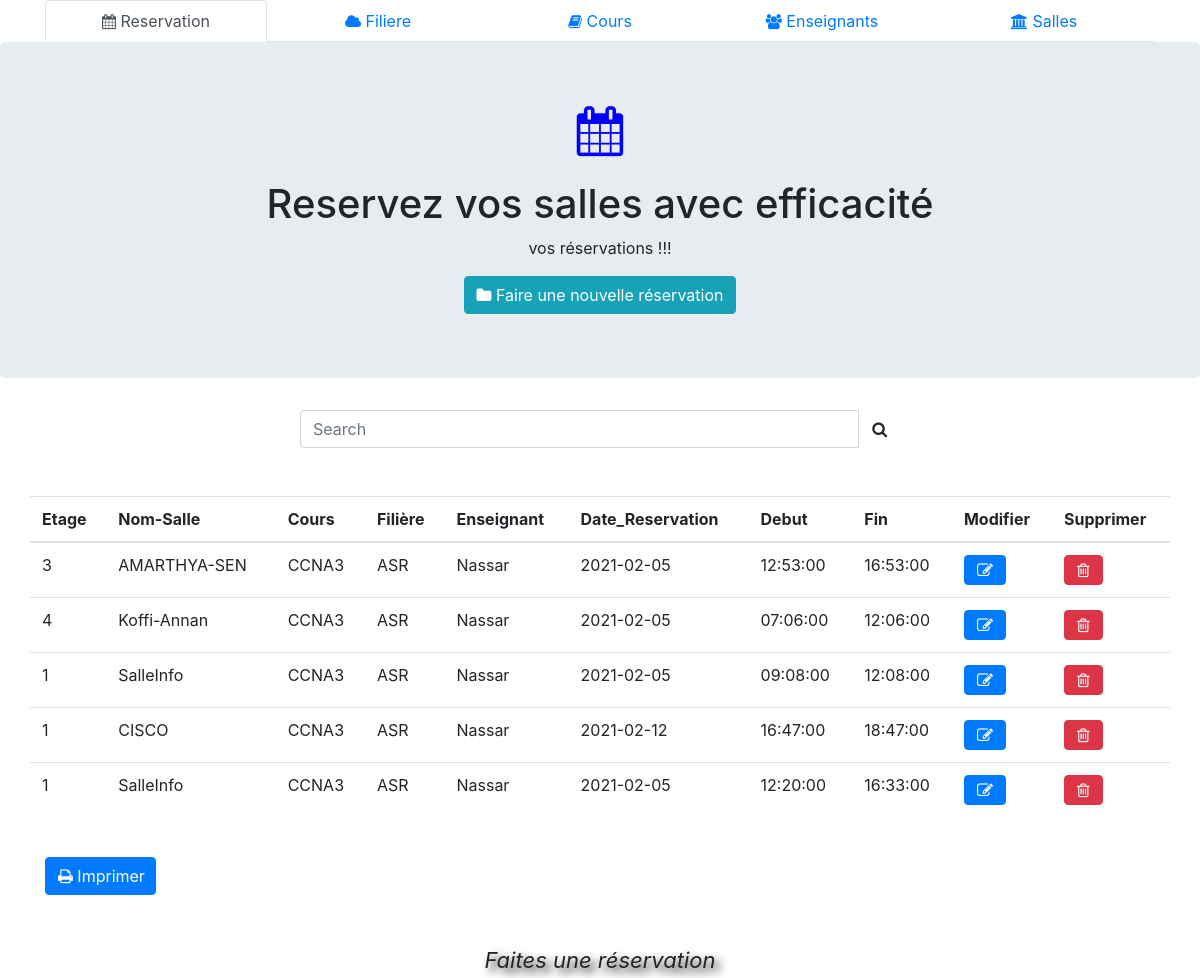
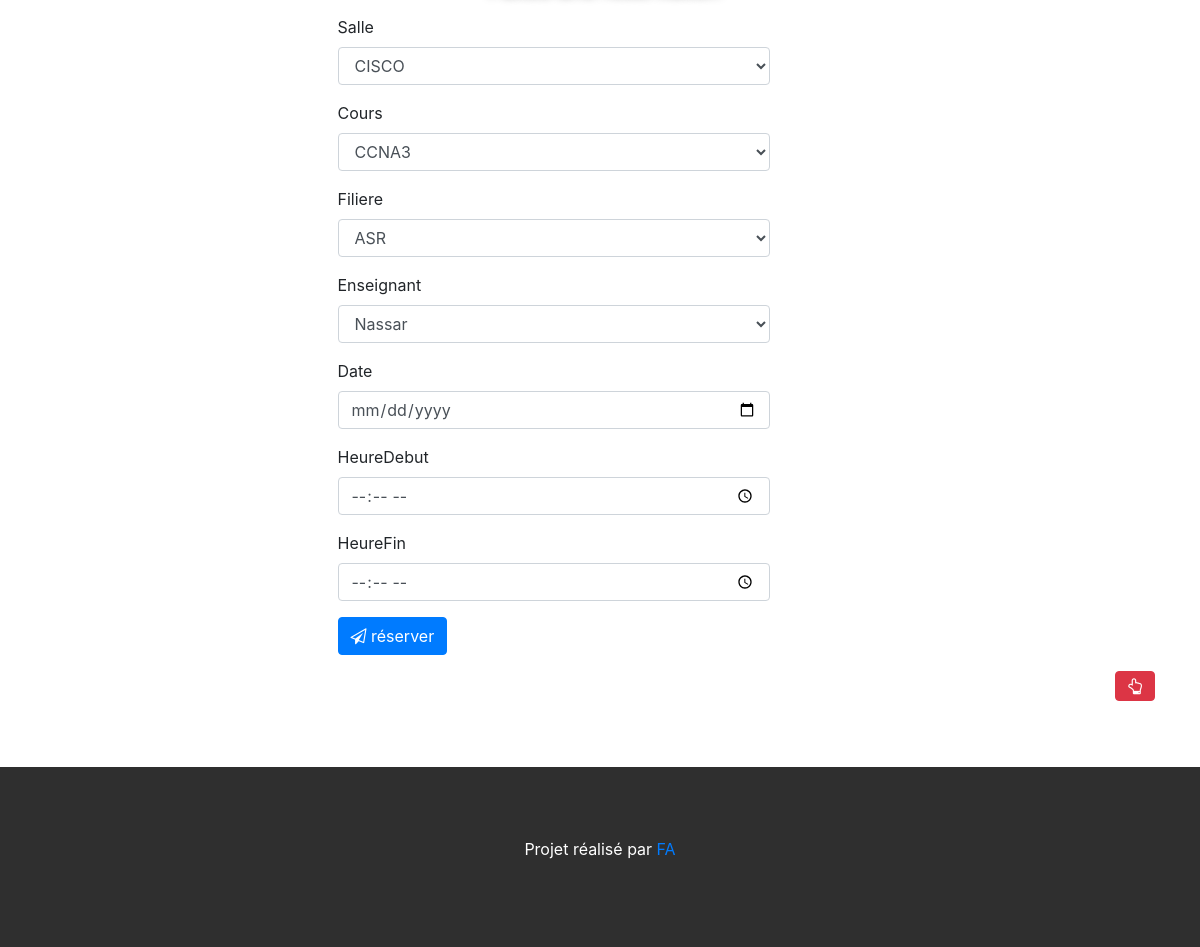
Page /GestionSalles/index.php/reservation on the committed database (2 pictures, top to bottom).
### tables this page shows
CREATE TABLE `Reservation` (
  `Reservation_ID` int(11) NOT NULL,
  `id_sal` int(11) NOT NULL,
  `id_cours` int(11) NOT NULL,
  `id_filiere` int(11) NOT NULL,
  `id_enseignant` int(11) NOT NULL,
  `Date_Resa` date NOT NULL DEFAULT curdate(),
  `Heure_Debut` time NOT NULL DEFAULT curtime(),
  `Heure_Fin` time NOT NULL DEFAULT '23:00:00'
);

CREATE TABLE `Salle` (
  `id_salle` int(11) NOT NULL,
  `Etage` varchar(2) DEFAULT NULL,
  `Nom_Salle` varchar(25) DEFAULT NULL,
  `Capacite` int(11) DEFAULT NULL CHECK (`Capacite` > 1),
  `réservé` tinyint(1) NOT NULL DEFAULT 0
);

CREATE TABLE `Cours` (
  `Cours_ID` int(11) NOT NULL,
  `FiliereId` int(11) NOT NULL,
  `Intitule` varchar(60) NOT NULL,
  `Description` varchar(1000) DEFAULT NULL
);

CREATE TABLE `Filiere` (
  `Filiere_id` int(11) NOT NULL,
  `Nom_Filiere` varchar(25) NOT NULL
);

CREATE TABLE `Enseignant` (
  `Enseignant_ID` int(11) NOT NULL,
  `FiliereId` int(11) NOT NULL,
  `Nom` varchar(25) NOT NULL,
  `Prenom` varchar(25) NOT NULL,
  `Telephone` varchar(10) DEFAULT NULL,
  `Email` varchar(100) DEFAULT NULL
);

### GestionSalles/application/controllers/Reservation.php (called while the page is built, shortened)
<?php
class Reservation extends CI_Controller {
	public function index(){
        $this->load->model('ReservationModel');
        $this->form_validation->set_rules('salle','id_sal','required');
        $this->form_validation->set_rules('cour','id_cours','required');
        $this->form_validation->set_rules('filiere','id_filiere','required');
        $this->form_validation->set_rules('enseignant','id_enseignant','required');
        $this->form_validation->set_rules('dateres','Date_Resa','required');
        $this->form_validation->set_rules('heuredebut','Heure_Debut','required');
        $this->form_validation->set_rules('heurefin','Heure_Fin','required');
        if($this->form_validation->run() == false){
                $this->load->model('ReservationModel');
                $this->load->model('FiliereModel');
                $this->load->model('CoursModel');
                $this->load->model('EnseignantModel');
                $this->load->model('SalleModel');
                $this->load->view('parties/header');
                $filieres = $this->FiliereModel->allFiliere();
                $cours = $this->CoursModel->allCours();
                $ens = $this->EnseignantModel->allEns();
                $salles = $this->SalleModel->allSalle();
                $res = $this->ReservationModel->allRes();
                $this->ReservationModel->autoDelete();
                $data = array();
                $data['filieres'] = $filieres;
                $data['cours'] = $cours;
                $data['ens'] = $ens;
                $data['salles'] = $salles;
                $data['res'] = $res;
                $this->load->view('reservation/index',$data);
                $this->load->view('parties/footer');
        }
    }
}

### GestionSalles/index.php (called while the page is built, shortened)
<?php
require_once BASEPATH.'core/CodeIgniter.php';

### GestionSalles/application/models/ReservationModel.php (called while the page is built, shortened)
<?php
class ReservationModel extends CI_Model {
    public function allRes(){
        $this->db->select('Reservation_ID,Etage,Nom_Salle,Intitule,Nom_Filiere,Nom,Date_Resa,Heure_Debut,Heure_Fin');
        $this->db->from('Reservation');
        $this->db->join('Salle', 'Salle.id_salle = Reservation.id_sal');
        $this->db->join('Cours', 'Cours.Cours_ID = Reservation.id_cours');
        $this->db->join('Filiere', 'Filiere.Filiere_ID = Reservation.id_filiere');
        $this->db->join('Enseignant', 'Enseignant.Enseignant_ID = Reservation.id_enseignant');
        return $res = $this->db->get()->result_array();
    }
    public function autoDelete(){
         $current_date = date("Y-m-d");
         $this->db->select('Date_Resa');
         $this->db->from('Reservation');
         $res = $this->db->get()->result_array();
         foreach($res as $d){
            if($current_date > implode($d)){
                 $this->db->select('Reservation_ID');
                 $this->db->where('Date_Resa',implode($d));
                 $this->db->from('Reservation');
            }
         }
    }
    public function deleteRes($id){
        $this->db->where('Reservation_ID',$id);
        $this->db->delete('Reservation');
    }
}

### GestionSalles/application/models/SalleModel.php (called while the page is built, shortened)
<?php
class SalleModel extends CI_Model {
    public function allSalle(){
        return $salle = $this->db->get('Salle')->result_array();
    }
}

### GestionSalles/application/models/EnseignantModel.php (called while the page is built, shortened)
<?php
class EnseignantModel extends CI_Model {
    public function allEns(){
        $this->db->select('Enseignant_ID,FiliereId,Nom_Filiere,Nom,Prenom,Telephone,Email');
        $this->db->from('Enseignant');
        $this->db->join('Filiere', 'Filiere.Filiere_id = Enseignant.FiliereId');
        return $cours = $this->db->get()->result_array();
    }
}

### GestionSalles/application/models/CoursModel.php (called while the page is built, shortened)
<?php
class CoursModel extends CI_Model {
    public function allCours(){
        $this->db->select('Cours_ID, Nom_Filiere, Intitule, Description');
        $this->db->from('Cours');
        $this->db->join('Filiere', 'Filiere.Filiere_id = Cours.FiliereId');
        return $cours = $this->db->get()->result_array();
    }
}

### GestionSalles/application/models/FiliereModel.php (called while the page is built, shortened)
<?php
class FiliereModel extends CI_Model {
    public function allFiliere(){
        return $filieres = $this->db->get('Filiere')->result_array();
    }
}

### GestionSalles/application/views/reservation/index.php (the view, shortened to what this page needs)
<head >
<link rel="stylesheet" href="<?php echo base_url().'initial/font-awesome/css/font-awesome.min.css';?>">
</head>
<body>
<div class="jumbotron text-center" id="haut">
<i class="fa fa-calendar" style="font-size:50px;color:blue"></i> <br><br>
  <h1>Reservez vos salles avec efficacité</s></h1>
  <p> vos réservations !!!</p>
  <a href="#text"><button class="btn btn-info"><i class="fa fa-folder"></i> Faire une nouvelle réservation</button></a>
</div>
<form  style="width:50%;margin:auto;" >
    <div class="input-group">
      <input type="text" id="myInput" class="form-control" placeholder="Search" name="search">
      <div class="input-group-btn">
        <button class="btn btn-default" style="height:38px;" type="submit"><i class="fa fa-search"></i></button>
      </div>
    </div>
  </form> <br><br>
<div class="container">
  <div class="row">
  <table class="table table-hover" id="tab">
    <thead>
      <tr>
        <th>Etage</th>
        <th>Nom-Salle</th>
        <th>Cours</th>
        <th>Filière</th>
        <th>Enseignant</th>
        <th>Date_Reservation</th>
        <th>Debut</th>
        <th>Fin</th>
        <th>Modifier</th>
        <th>Supprimer</th>
      </tr>
    </thead>
    <tbody id="myTable">
        <?php if(!empty($res)) { foreach($res as $re) {   ?>
          <tr>
            <td><?php echo $re['Etage'];?></td>
            <td><?php echo $re['Nom_Salle'];?></td>
            <td><?php echo $re['Intitule'];?></td>
            <td><?php echo $re['Nom_Filiere'];?></td>
            <td><?php echo $re['Nom'];?></td>
            <td><?php echo $re['Date_Resa'];?></td>
            <td><?php echo $re['Heure_Debut'];?></td>
            <td><?php echo $re['Heure_Fin'];?></td>
            <td>
                <a href="<?php echo base_url().'index.php/reservation/modify/'.$re['Reservation_ID'];?>" class="btn btn-primary" ><i class="fa fa-pencil-square-o"></i></a>
            </td>
            <td>
                <a href="<?php echo base_url().'index.php/reservation/supprimer/'.$re['Reservation_ID'];?>" class="btn btn-danger"><i class="fa fa-trash-o"></i></a>
            </td>
          </tr>
        <?php }}else{ ?>
          <tr>
            <td>Aucune réservation</td>
          </tr>
          <?php } ?>
    </tbody>
  </table>
  </div><br>
  <button class="btn btn-primary" style="margin:auto;width:10%" id="print" onclick="printContent('tab');"><i class="fa fa-print"></i>  Imprimer</button> <br><br>
  <div class="row">
           <div class="col-md-12">
           </div>
    </div> <br>
    <p class="text-center" style="font-size:22px;font-style:italic;
      text-shadow:5px 5px 10px black;"  id="text">
      Faites une réservation
   </p>
    <form class="form-horizontal" method="post"  action="<?php echo base_url().'index.php/reservation';?>" id="form" style="width:50%;margin:auto">
        <div class="form-group">
          <label class="control-label col-sm-2" for="pwd">Salle</label>
          <div class="col-sm-10">
          <select name="salle" id="" class="form-control">
           <?php if(!empty($salles)){ foreach($salles as $sal) { ?>
             <option value="<?php echo $sal['id_salle'];?>"><?php echo $sal['Nom_Salle'];?></option>
           <?php }} ?>
           </select>
          </div>
        </div>
        <div class="form-group">
          <label class="control-label col-sm-2" for="pwd">Cours</label>
          <div class="col-sm-10">
          <select name="cour" id="" class="form-control">
           <?php if(!empty($cours)){ foreach($cours as $cour) { ?>
             <option value="<?php echo $cour['Cours_ID'];?>"><?php echo $cour['Intitule'];?></option>
           <?php }} ?>
           </select>
          </div>
        </div>
        <div class="form-group">
          <label class="control-label col-sm-2" for="pwd">Filiere</label>
          <div class="col-sm-10">
          <select name="filiere" id="" class="form-control">
           <?php if(!empty($filieres)){ foreach($filieres as $fil) { ?>
             <option value="<?php echo $fil['Filiere_id'];?>"><?php echo $fil['Nom_Filiere'];?></option>
           <?php }} ?>
           </select>
          </div>
        </div>
        <div class="form-group">
          <label class="control-label col-sm-2" for="pwd">Enseignant</label>
          <div class="col-sm-10">
          <select name="enseignant" id="" class="form-control">
           <?php if(!empty($ens)){ foreach($ens as $en) { ?>
             <option value="<?php echo $en['Enseignant_ID'];?>"><?php echo $en['Nom'];?></option>
           <?php }} ?>
           </select>
          </div>
        </div>
        <div class="form-group">
          <label class="control-label col-sm-2" for="email">Date</label>
          <div class="col-sm-10">
            <input type="date" class="form-control" id="email" placeholder="Enter date reservation" value="<?php echo set_value('dateres'); ?>" name="dateres" required>
          </div>
        </div>
        <div class="form-group">
          <label class="control-label col-sm-2" for="email">HeureDebut</label>
          <div class="col-sm-10">
            <input type="time" class="form-control" id="email" placeholder="Enter Start Hour" value="<?php echo set_value('heuredebut'); ?>"  name="heuredebut" required>
          </div>
        </div>
        <div class="form-group">
          <label class="control-label col-sm-2" for="email">HeureFin</label>
          <div class="col-sm-10">
            <input type="time" class="form-control" id="email" placeholder="Enter finish Hour" value="<?php echo set_value('heurefin'); ?>" name="heurefin" required>
          </div>
        </div>
        <div class="form-group">
          <div class="col-sm-10">
            <button type="submit" class="btn btn-primary"><i class="fa fa-paper-plane-o"></i> réserver</button>
          </div>
        </div>
    </form>
    <a href="#haut" style="float:right;"><button class="btn btn-danger"><i class="fa fa-hand-o-up"></i></button></a>
</div> <br><br><br><br>
</body>

### rows in the picture
reservation: id_sal.Etage "3", id_sal.Nom_Salle "AMARTHYA-SEN", cours.Intitule "CCNA3", id_filiere.Nom_Filiere "ASR", id_enseignant.Nom "Nassar", Date_Resa "2021-02-05", Heure_Debut "12:53:00", Heure_Fin "16:53:00"
reservation: id_sal.Etage "4", id_sal.Nom_Salle "Koffi-Annan", cours.Intitule "CCNA3", id_filiere.Nom_Filiere "ASR", id_enseignant.Nom "Nassar", Date_Resa "2021-02-05", Heure_Debut "07:06:00", Heure_Fin "12:06:00"
reservation: id_sal.Etage "1", id_sal.Nom_Salle "SalleInfo", cours.Intitule "CCNA3", id_filiere.Nom_Filiere "ASR", id_enseignant.Nom "Nassar", Date_Resa "2021-02-05", Heure_Debut "09:08:00", Heure_Fin "12:08:00"
reservation: id_sal.Etage "1", id_sal.Nom_Salle "CISCO", cours.Intitule "CCNA3", id_filiere.Nom_Filiere "ASR", id_enseignant.Nom "Nassar", Date_Resa "2021-02-12", Heure_Debut "16:47:00", Heure_Fin "18:47:00"
reservation: id_sal.Etage "1", id_sal.Nom_Salle "SalleInfo", cours.Intitule "CCNA3", id_filiere.Nom_Filiere "ASR", id_enseignant.Nom "Nassar", Date_Resa "2021-02-05", Heure_Debut "12:20:00", Heure_Fin "16:33:00"

### other values in the picture
form field salle "CISCO"
form field cour "CCNA3"
form field filiere "ASR"
form field enseignant "Nassar"
